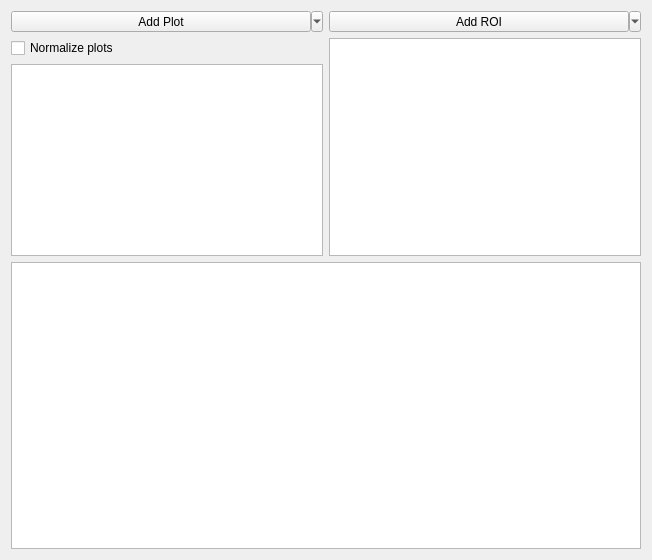
<?xml version="1.0" encoding="UTF-8"?>
<ui version="4.0">
 <class>advancedPlot_panel</class>
 <widget class="QWidget" name="advancedPlot_panel">
  <property name="geometry">
   <rect>
    <x>0</x>
    <y>0</y>
    <width>652</width>
    <height>560</height>
   </rect>
  </property>
  <property name="windowTitle">
   <string>Form</string>
  </property>
  <layout class="QVBoxLayout" name="verticalLayout_3">
   <item>
    <layout class="QHBoxLayout" name="horizontalLayout">
     <item>
      <layout class="QVBoxLayout" name="verticalLayout">
       <item>
        <widget class="QToolButton" name="makePlot_toolButton">
         <property name="sizePolicy">
          <sizepolicy hsizetype="Minimum" vsizetype="Fixed">
           <horstretch>0</horstretch>
           <verstretch>0</verstretch>
          </sizepolicy>
         </property>
         <property name="text">
          <string>Add Plot</string>
         </property>
         <property name="popupMode">
          <enum>QToolButton::MenuButtonPopup</enum>
         </property>
         <property name="toolButtonStyle">
          <enum>Qt::ToolButtonTextOnly</enum>
         </property>
         <property name="autoRaise">
          <bool>false</bool>
         </property>
         <property name="arrowType">
          <enum>Qt::NoArrow</enum>
         </property>
        </widget>
       </item>
       <item>
        <widget class="QCheckBox" name="checkBox">
         <property name="text">
          <string>Normalize plots</string>
         </property>
        </widget>
       </item>
       <item>
        <widget class="QListWidget" name="plot_listWidget">
         <property name="sizePolicy">
          <sizepolicy hsizetype="Expanding" vsizetype="Preferred">
           <horstretch>0</horstretch>
           <verstretch>0</verstretch>
          </sizepolicy>
         </property>
        </widget>
       </item>
      </layout>
     </item>
     <item>
      <layout class="QVBoxLayout" name="verticalLayout_2">
       <item>
        <widget class="QToolButton" name="makeROI_toolButton">
         <property name="sizePolicy">
          <sizepolicy hsizetype="Minimum" vsizetype="Fixed">
           <horstretch>0</horstretch>
           <verstretch>0</verstretch>
          </sizepolicy>
         </property>
         <property name="text">
          <string>Add ROI</string>
         </property>
         <property name="popupMode">
          <enum>QToolButton::MenuButtonPopup</enum>
         </property>
         <property name="toolButtonStyle">
          <enum>Qt::ToolButtonTextOnly</enum>
         </property>
         <property name="autoRaise">
          <bool>false</bool>
         </property>
         <property name="arrowType">
          <enum>Qt::NoArrow</enum>
         </property>
        </widget>
       </item>
       <item>
        <widget class="QListWidget" name="ROI_listWidget">
         <property name="sizePolicy">
          <sizepolicy hsizetype="Expanding" vsizetype="Preferred">
           <horstretch>0</horstretch>
           <verstretch>0</verstretch>
          </sizepolicy>
         </property>
        </widget>
       </item>
      </layout>
     </item>
    </layout>
   </item>
   <item>
    <widget class="GraphicsLayoutWidget" name="plot_graphicsView"/>
   </item>
  </layout>
 </widget>
 <customwidgets>
  <customwidget>
   <class>GraphicsLayoutWidget</class>
   <extends>QGraphicsView</extends>
   <header>pyqtgraph</header>
  </customwidget>
 </customwidgets>
 <resources/>
 <connections/>
</ui>
